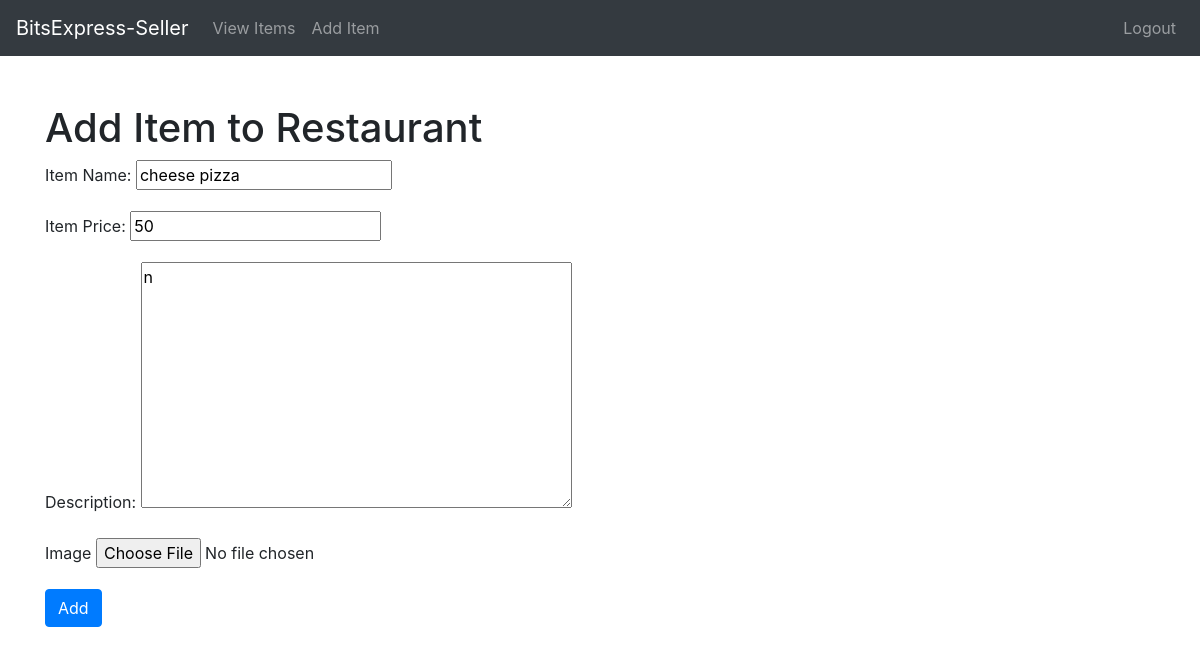
/seller/view_items/1/update/, run on the app's committed database.
### seller_interface/models.py (models this page shows, shortened)
class Item(models.Model):
    of_restraunt=models.ForeignKey(Restraunt,on_delete=models.CASCADE)
    item_price=models.PositiveBigIntegerField(default=0)
    item_name=models.CharField(max_length=25)
    item_description=models.TextField()
    item_image=models.ImageField(upload_to='item_images/',null=True,blank=True)
    available=models.BooleanField(default=True)
    item_rating=models.DecimalField(max_digits=3,decimal_places=1,default=5.0)

### seller_interface/views.py (the view)
# urls.py: path('view_items/<int:pk>/update/',ItemUpdate.as_view(),name='item-update'),
class ItemUpdate(UpdateView,LoginRequiredMixin):
    model=Item
    fields=['item_name','item_price','item_description','item_image']
    template_name='add-item.html'
    success_url = reverse_lazy('item-list')  # Redirect after successful update

### templates/add-item.html (shortened to what this page needs)
{% extends 'base2.html' %}
{% block content %}
  <div class="container mt-5">
    <h1>Add Item to Restaurant</h1>
    <form method="post" action="">
      <div class="form-group">
        <label for="{{ form.item_name.id_for_label }}">Item Name:</label>
        {{ form.item_name }}
      </div>
      <div class="form-group">
        <label for="{{ form.item_price.id_for_label }}">Item Price:</label>
        {{ form.item_price }}
      </div>
      <div class="form-group">
        <label for="{{ form.description.id_for_label }}">Description:</label>
        {{ form.item_description }}
      </div>
      <div class="form-group">
        <label for="{{ form.description.id_for_label }}">Image</label>
        {{ form.item_image }}
      </div>
      <button type="submit" class="btn btn-primary">Add</button>
    </form>
  </div>
{% endblock %}

### data on the page
Item: item_name "cheese pizza", item_price "50", item_description "n"
